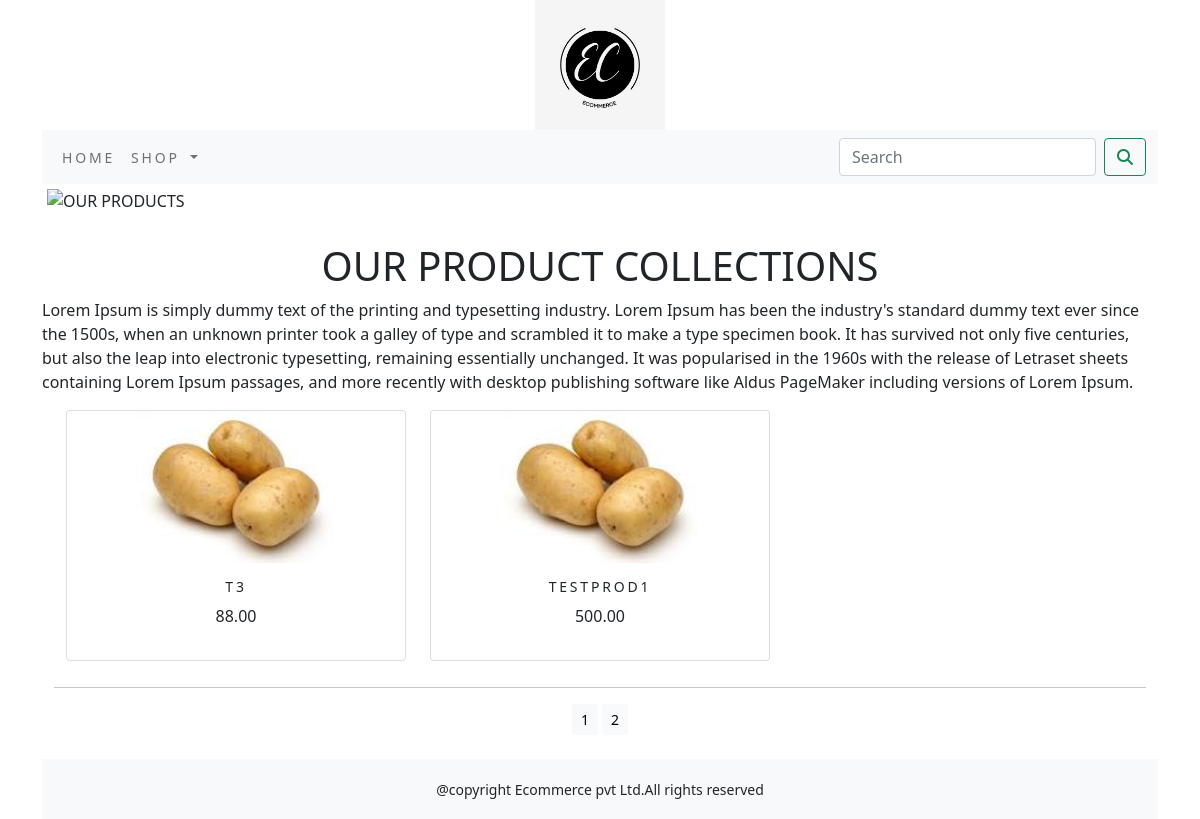
The app's page /ecommerceapp/?page=2 with its own data.
### ecommerceapp/models.py (models this page shows)
class Product(models.Model):
    name = models.CharField(max_length=250, unique=True)
    slug = models.SlugField(max_length=250, unique=True)
    description = models.TextField(blank=True)
    price = models.DecimalField(max_digits=10, decimal_places=2)
    category = models.ForeignKey(Category, on_delete=models.CASCADE)
    image = models.ImageField(upload_to='product', blank=True)
    stock = models.IntegerField()
    available = models.BooleanField(default=True)
    created = models.DateTimeField(auto_now_add=True)
    updated = models.DateTimeField(auto_now=True)
    def get_url(self):
        return reverse('ecommerceapp:prodCatDetail',args=[self.category.slug,self.slug])
    class Meta:
        ordering = ('name',)
        verbose_name = 'product'
        verbose_name_plural = 'products'

### ecommerceapp/views.py (the view)
# urls.py: path('',views.allProductCat,name='allProductCat'),
def allProductCat(request,c_slug=None):
    c_page=None
    products_list=None
    if c_slug!=None:
        c_page=get_object_or_404(Category,slug=c_slug)
        products_list=Product.objects.all().filter(category=c_page,available=True)
    else:
        products_list=Product.objects.all().filter(available=True)
    paginator=Paginator(products_list,6)
    try:
        page=int(request.GET.get('page','1'))
    except:
        page=1
    try:
        products=paginator.page(page)
    except (EmptyPage,InvalidPage):
        products=paginator.page(paginator.num_pages)
    return render(request,'category.html',{'category':c_page,'products':products})

### cartapp/context_processors.py (called while the page is built)
def counter(request):
    item_count=0
    if 'admin' in request.path:
        return {}
    else:
        try:
            cart=Cart.objects.filter(cart_id=_cart_id(request))
            cart_items=CartItems.objects.all().filter(cart=cart[:1])
            for cart_item in cart_items:
                item_count+= cart_item.Quantity
        except Cart.DoesNotExist:
            item_count=0
    return dict(item_count=item_count)

### cartapp/views.py (called while the page is built)
def _cart_id(request):
    cart=request.session.session_key
    if not cart:
        cart=request.session.create()
    return cart

### ecommerceapp/context_processors.py (called while the page is built)
def menu_links(request):
    links=Category.objects.all()
    return dict(links=links)

### ecommerceapp/models.py (called while the page is built)
    def get_url(self):
        return reverse('ecommerceapp:product_by_category', args=[self.slug])

### templates/category.html (shortened to what this page needs)
{% extends 'base.html' %}
{% load static %}
{% block content %}
<div class="mx-auto">
    {% if category %}
    <img class="my_img" src="{{category.image.url}}" alt="{{category.name}}">
</div>
<div>
    <h1 class="text-center my_title">{{category.name}}</h1>
    <p class="text-justify">{{category.description}}</p>
</div>
    {% else %}
<div>
       <img class="my_img my_img_padding" src="{% static 'img/banner.png' %}" alt="OUR PRODUCTS" width="1350px">
</div>
<br>
<div>
    <h1 class="text-center my_title">OUR PRODUCT COLLECTIONS</h1>
    <P class="text-justify">Lorem Ipsum is simply dummy text of the printing and typesetting industry.
        Lorem Ipsum has been the industry's standard dummy text ever since the 1500s,
        when an unknown printer took a galley of type and scrambled it to make a type
        specimen book. It has survived not only five centuries, but also the leap into
        electronic typesetting, remaining essentially unchanged. It was popularised in
        the 1960s with the release of Letraset sheets containing Lorem Ipsum passages,
        and more recently with desktop publishing software like Aldus PageMaker including
        versions of Lorem Ipsum.</P>
</div>
{% endif %}
<div class="container">
    <div class="row mx-auto">
        {% for product in products.object_list %}
        <div class="my_bottom_margin col-9 col-md-12 col-md-4 col-lg-4">
            <div class="card text-center" style="min-width:18rem;">
                <a href="{{product.get_url}}"><img class="col-img-top my_image" src="{{product.image.url}}" alt="{{product.name}}" width="200px"></a>
                <div class="card-body">
                    <h4>{{product.name}}</h4>
                    <p>{{product.price}}</p>
                </div>
            </div>
        </div>
        {% endfor %}
    </div>
    <div class="mx-auto">
        {% if products.paginator.num_pages > 1 %}
        <hr>
        <div class="text-center">
            {% for pg in products.paginator.page_range %}
            <a href="?page={{pg}}" class="btn btn-light btn-sm {% if products.number == pg %} active {% endif %}">{{pg}}</a>
            {% endfor %}
        </div>
        {% endif %}
    </div>
    <br>
</div>
{% endblock %}

### static/css/custom.css (style rules this page uses)
body { font-family: 'Roboto', sans-serif; }
.my_img { width:100%; height:auto; }
.my_img_padding { padding:5px; }
.my_bottom_margin { margin-bottom:10px; }
.card-body h4 { font-size:14px; text-transform:uppercase; letter-spacing:.2em; }

### records on screen
Product: image (picture), name "T3", price "88.00"
Product: image (picture), name "TESTPROD1", price "500.00"

### other values on screen
{{ pg }} "1" "2"
